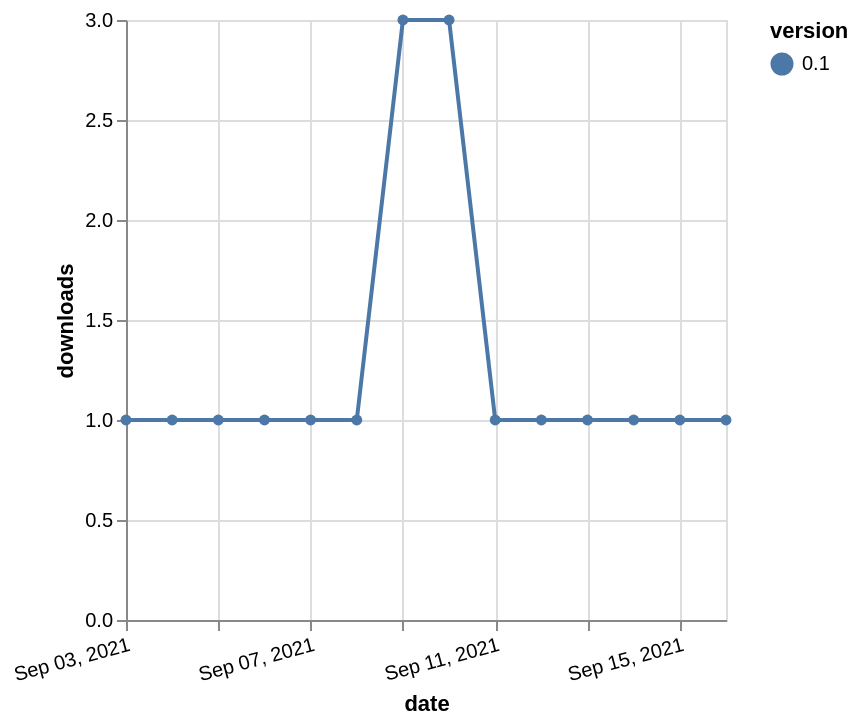

Source (Vega-Lite JSON):
### Vega-Lite specification from a JSON file in a GitHub repository (floating-point values rounded to 4 significant figures)
{"$schema": "https://vega.github.io/schema/vega-lite/v5.json", "description": "A simple bar chart with embedded data.", "data": {"values": [{"date": "2021-09-03", "total": 575, "delta": 1, "version": "0.1"}, {"date": "2021-09-04", "total": 576, "delta": 1, "version": "0.1"}, {"date": "2021-09-05", "total": 577, "delta": 1, "version": "0.1"}, {"date": "2021-09-06", "total": 578, "delta": 1, "version": "0.1"}, {"date": "2021-09-07", "total": 579, "delta": 1, "version": "0.1"}, {"date": "2021-09-08", "total": 580, "delta": 1, "version": "0.1"}, {"date": "2021-09-09", "total": 583, "delta": 3, "version": "0.1"}, {"date": "2021-09-10", "total": 586, "delta": 3, "version": "0.1"}, {"date": "2021-09-11", "total": 587, "delta": 1, "version": "0.1"}, {"date": "2021-09-12", "total": 588, "delta": 1, "version": "0.1"}, {"date": "2021-09-13", "total": 589, "delta": 1, "version": "0.1"}, {"date": "2021-09-14", "total": 590, "delta": 1, "version": "0.1"}, {"date": "2021-09-15", "total": 591, "delta": 1, "version": "0.1"}, {"date": "2021-09-16", "total": 592, "delta": 1, "version": "0.1"}]}, "width": "container", "mark": {"type": "line", "point": {"filled": true}}, "encoding": {"x": {"field": "date", "type": "temporal", "timeUnit": "yearmonthdate", "title": "date", "axis": {"labelAngle": -15}}, "y": {"field": "delta", "type": "quantitative", "title": "downloads"}, "color": {"field": "version", "type": "nominal"}, "tooltip": {"field": "delta"}}}
